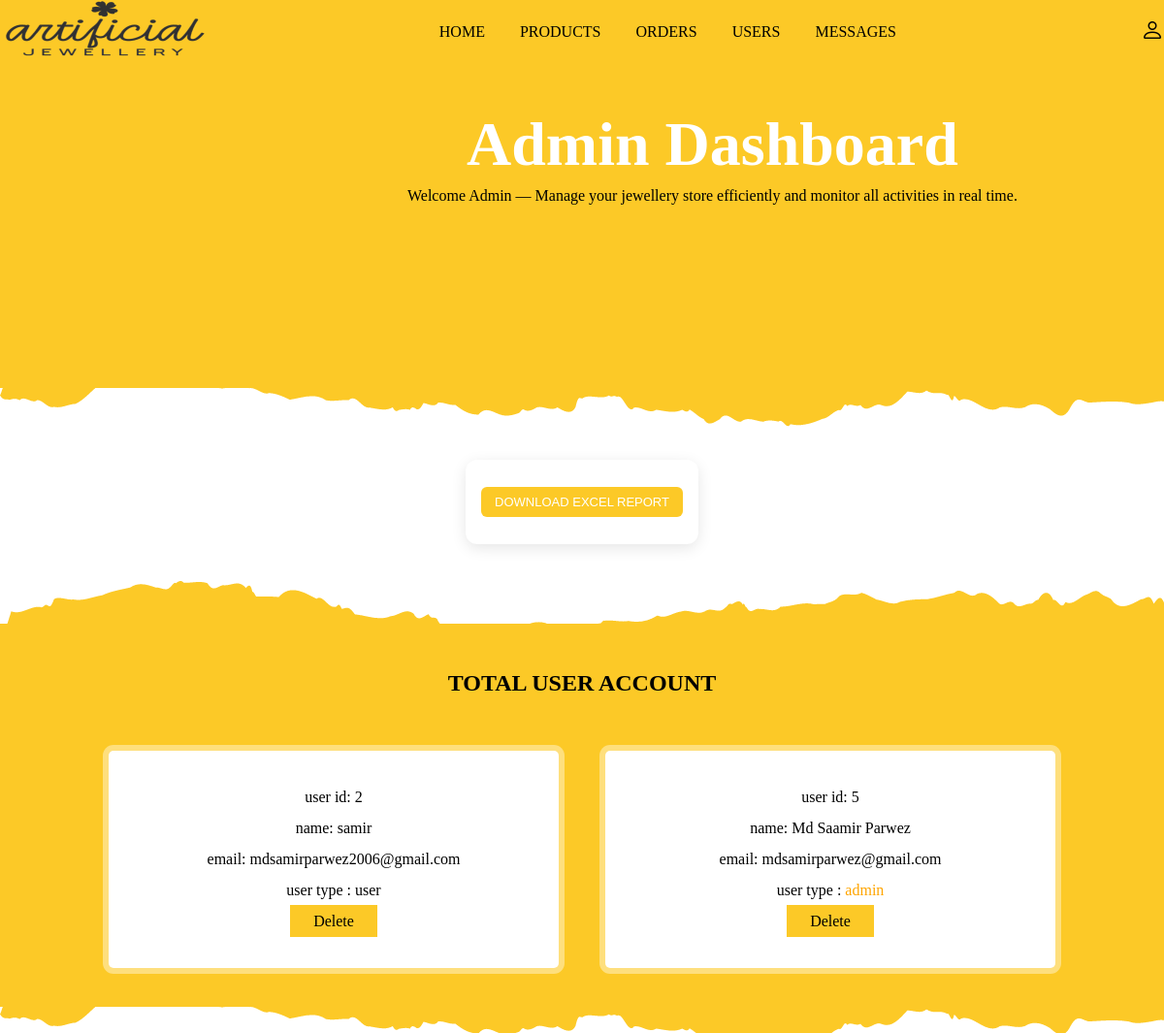
Screenshot of /admin_user.php (signed in) with the database file from the repository.
### tables this page shows
CREATE TABLE `users` (
  `id` int(255) NOT NULL,
  `name` varchar(255) NOT NULL,
  `email` varchar(255) NOT NULL,
  `password` varchar(255) NOT NULL,
  `user_type` varchar(255) NOT NULL DEFAULT 'user'
);

### admin_user.php (the view, shortened to what this page needs)
<?php
    include 'connection.php';
?>
<!DOCTYPE html>
<html lang="en">
<head>
    <link rel="stylesheet" href="https://cdn.jsdelivr.net/npm/bootstrap-icons@1.11.1/font/bootstrap-icons.css">
    <link rel="stylesheet" href="style.css">
</head>
<body>
    <?php include 'admin_header.php';?>
    <div class="report-bar">
    <form action="export_users.php" method="GET" style="margin-bottom:15px;">
        <button type="submit" class="btn">Download Excel Report</button>
    </form>
    </div>
    <section class="message-container">
        <h1 class="title">total user account</h1>
        <div class="box-container">
            <?php
                $select_users = mysqli_query($conn, "SELECT * FROM `users`") or die ('query failed');
                if (mysqli_num_rows($select_users) > 0) {
                    while ($fetch_users = mysqli_fetch_assoc($select_users)) {
            ?>
            <div class="box">
                <p>user id: <span><?php echo $fetch_users['id']; ?></span></p>
                <p>name: <span><?php echo $fetch_users['name']; ?></span></p>
                <p>email: <span><?php echo $fetch_users['email']; ?></span></p>
                <p>user type : <span style="color: <?php if ($fetch_users['user_type'] == 'admin'){ echo 'orange';}; ?>"><?php echo $fetch_users['user_type']; ?></span></p>
                <a href="admin_user.php?delete=<?php echo $fetch_users['id']; ?>;" class="delete" onclick="return confirm('delete this message');">delete</a>
            </div>
            <?php
                    }
                } else {
                    echo '
                            <div class="empty">
                                <p>no products added yet!</p>
                            </div>
                    ';
                }
            ?>
        </div>
    </section>
</body>
</html>

### style.css (style rules this page uses)
* { margin: 0; padding: 0; box-sizing: border-box; }
:root { --box-shadow: 0px 0px 0px 6px rgb(255 255 255/40%); --orange: #fcc927; }
a { text-decoration: none; }
.btn { padding: .8rem 2.5em; text-transform: uppercase; background: #fff; color: var(--orange); border-radius: 10px; cursor: pointer; }
.title { text-align: center; margin-bottom: 1rem; }
input, button, textarea, select { outline: none; border: 1px solid #55555544; background: transparent; width: 100%; padding: 1rem 1.5rem; border-radius: 10px; margin: 1rem 0; }
button { cursor: pointer; }
.form-container::before, .show-products::before, .message-container::before, .order-container::before { content: ''; position: absolute; top: -5%; left: -10px; width: 255px; height: 650px; background-size: 255px; background-repeat: no-repeat; z-index: 100; }
.box-container { padding: 2% 8%; display: grid; grid-template-columns: repeat(auto-fit, minmax(15rem, 1fr)); column-gap: 1rem; }
.box-container .box { background: #fff; box-shadow: var(--box-shadow); padding: 2rem; text-align: center; border-radius: 5px; margin: 1rem; }
.show-products, .message-container, .order-container { position: relative; background: var(--orange); margin-top: -3.5rem; }
.box-container .box { line-height: 2; }
.edit, .delete { color: black; background: var(--orange); padding: .5rem 1.5rem; text-transform: capitalize; line-height: 2; }
.message-container .title, .order-container .title { text-transform: uppercase; padding-top: 3rem; }
.report-bar { display: flex; justify-content: center; margin: 30px 0; margin-top: -8rem; margin-bottom: 5rem; }
.report-bar form { display: flex; align-items: center; gap: 10px; background: #fff; padding: 12px 16px; border-radius: 12px; box-shadow: 0 4px 15px rgba(0,0,0.1,0.1); }
.report-bar button { padding: 8px 14px; font-size: 13px; background: var(--orange); color: white; border: none; border-radius: 6px; cursor: pointer; }

### rows the page displays
users: id "2", name "samir", email "mdsamirparwez2006@gmail.com", user_type "user"
users: id "5", name "Md Saamir Parwez", email "mdsamirparwez@gmail.com", user_type "admin"
